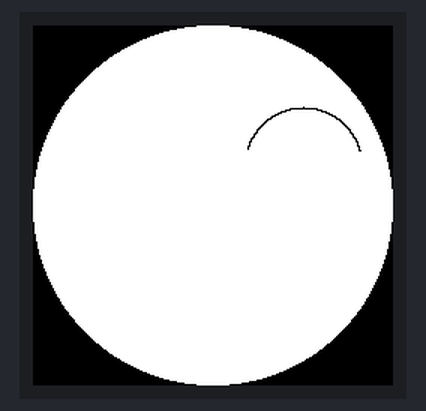
Bench run of a program on a simulated Raspberry Pi Pico running MicroPython. Parts: 240×240 colour display. Library files of the repository ran but are not shown: gc9b72.py, vga1_8x16.py, vga1_bold_16x32.py. At 2.6 s the program stops and its outputs stay as they are.

Above: at 0.71 s.
At 1.6 s:
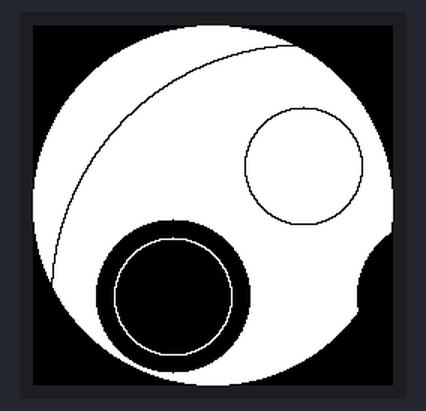
At 2.0 s:
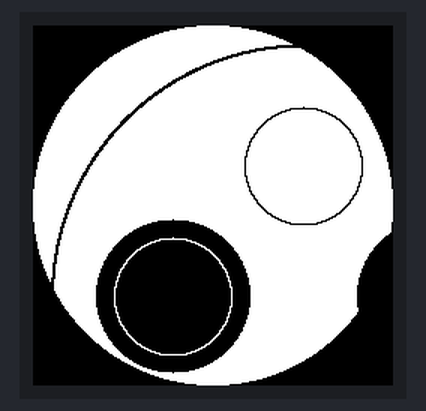
At 2.5 s:
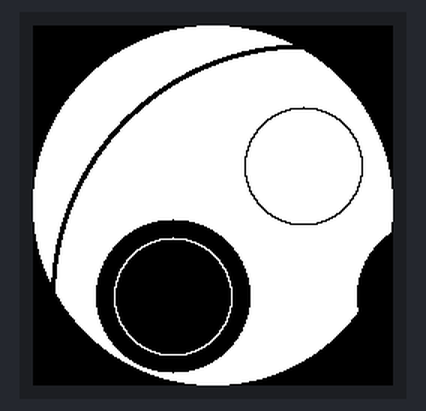

The program:

07-circle.py
```python
# Lab 07: Drawing Circles
# A circle is just an ellipse with equal horizontal and vertical radii,
# so shapes.circle() is a two-line wrapper around shapes.ellipse().
#
# This lab draws all four combinations of background and fill so you can
# compare them at once -- and it is laid out in a diamond rather than a
# 2x2 grid, because the four corners of a 2x2 grid on a round screen are
# exactly the four places you cannot see.
#
# COMING FROM THE SMARTWATCH KIT: RADIUS and OFFSET are that kit's 26 and
# 58 multiplied by 1.5, and the white patch is 12 px wider than its circle
# instead of 8. The ring at the bottom of the file needed no change at all,
# because it was never written as a number -- it asks config for
# SAFE_RADIUS, so it moved from 112 out to 168 by itself. That is the
# argument for naming a constant instead of typing a literal, and this
# port is what makes the argument.

import config
import shapes

display = config.init_display()
WHITE = config.WHITE
BLACK = config.BLACK
NO_FILL = config.NO_FILL
FILL = config.FILL

CENTER_X = config.CENTER_X
CENTER_Y = config.CENTER_Y
RADIUS = 39                 # 26 on the smartwatch kit
OFFSET = 87                 # 58 on the smartwatch kit
PATCH = 12                  # 8 on the smartwatch kit -- how much wider the
                            # white background patch is than the circle on it

display.fill(BLACK)

# top: white circle outline on black
shapes.circle(display, CENTER_X, CENTER_Y - OFFSET, RADIUS, WHITE, NO_FILL)

# bottom: white filled circle on black
shapes.circle(display, CENTER_X, CENTER_Y + OFFSET, RADIUS, WHITE, FILL)

# left: black circle outline on a white patch
shapes.circle(display, CENTER_X - OFFSET, CENTER_Y, RADIUS + PATCH,
              WHITE, FILL)
shapes.circle(display, CENTER_X - OFFSET, CENTER_Y, RADIUS, BLACK, NO_FILL)

# right: black filled circle on a white patch
shapes.circle(display, CENTER_X + OFFSET, CENTER_Y, RADIUS + PATCH,
              WHITE, FILL)
shapes.circle(display, CENTER_X + OFFSET, CENTER_Y, RADIUS, BLACK, FILL)

# The one shape a round display was made for: a ring that follows the rim.
# Three pixels thick rather than the smartwatch kit's two -- one pixel is
# the same physical hairline it always was, but it now has to read across
# a 50% wider circle.
shapes.ring(display, CENTER_X, CENTER_Y, config.SAFE_RADIUS, WHITE, 3)

# Things to try:
#
# 1. Push OFFSET from 87 up to 120 and run it again. The circles start
#    crossing the safe ring, and each one loses its outer edge first. The
#    two with white patches cross it before the other two do, because a
#    patch reaches PATCH pixels further out than the circle drawn on it.
#    Keep pushing and they leave the glass entirely.
#
# 2. Work out the largest RADIUS a circle at OFFSET=87 can have before it
#    touches the safe ring. (Add the two numbers and compare with
#    config.SAFE_RADIUS.) Check your answer on the glass. Then do it again
#    for the two circles that sit on a patch, which need RADIUS + PATCH to
#    fit instead of RADIUS.
#
# 3. config.SAFE_RADIUS is an estimate, not a measurement -- it was scaled
#    from the smartwatch kit's panel and has not been checked against this
#    bezel. The ring this lab draws is the measuring tool: look at it on
#    real hardware and nudge SAFE_RADIUS in config.py in or out until the
#    ring just clears the rim. Every other lab in the kit inherits your
#    answer.
```

config.py
```python
# Hardware configuration for the sw-gc9b72 kit: a Raspberry Pi Pico wired to
# a 2.1" 360x360 round GC9B72 SPI display.
#
# Every numbered lab in this folder imports this file instead of repeating
# pin numbers, so the whole kit only needs to be described in one place.
#
# The display's silkscreen reads "Driver IC: GC9B72, Resolution: 360x360" --
# the 640x640 figure on some AliExpress listings for this panel is wrong.

from machine import Pin, SPI
import gc9b72
from gc9b72 import color565

WIDTH = 360
HEIGHT = 360

# Pico + bare GC9B72 module, on SPI0.
#
# The 10-pad breakout reads (left to right): GND VCC SDA SCL RST DC CS BL
# SDO TE. Only 8 of those are wired -- SDO (read-back) and TE (frame
# tearing sync) are not used by this driver and left unconnected.
#
#   Module pin   Pico pin   Wire color
#   ----------   --------   ----------
#   SCL / CLK    GP2        orange
#   SDA / MOSI   GP3        yellow
#   RST          GP4        green
#   DC           GP5        blue
#   CS           GP6        purple
#   BL           GP7        gray
#   VCC          3V3        red
#   GND          GND        black
SPI_ID = 0
SCK_PIN = 2
MOSI_PIN = 3
RST_PIN = 4
DC_PIN = 5
CS_PIN = 6
BL_PIN = 7

# GP25 is the onboard LED on a Raspberry Pi Pico. Lab 00 blinks it.
LED_PIN = 25

# Two momentary push buttons on free GPIO. Each button's other leg goes to
# GND, and PULL_UP holds the pin at 1 until a press pulls it to 0.
#
# GP14 and GP15 are the first free pins above the display's GP2-GP7 block,
# and they are the same pair the smartwatch kit lists for a Pico on a
# breadboard. Labs 13 and up read them.
#
# An UNCONNECTED pull-up pin reads 1 forever, which is exactly what "not
# pressed" looks like -- so a button lab with no buttons wired does not
# crash, it just sits on its first screen and never advances. If a lab
# seems frozen, check the wiring before you check the code.
BUTTON_A_PIN = 14
BUTTON_B_PIN = 15

# Conservative first-bring-up speed -- but READ THE NEXT PARAGRAPH before
# you try to raise it, because "nudge it up and see" does not work here.
#
# THE NUMBER YOU ASK FOR IS ALMOST NEVER THE NUMBER YOU GET. The RP2040
# derives its SPI clock by dividing the peripheral clock, and MicroPython
# rounds DOWN to the nearest rate it can actually produce. Measured on a
# Pico running MicroPython 1.28, the peripheral clock is 48 MHz, so the
# only rungs on the ladder near the top are 48/6, 48/4 and 48/2:
#
#     you ask for      you get
#     10_000_000        8_000_000
#     16_000_000       12_000_000
#     20_000_000       12_000_000
#     23_000_000       12_000_000
#     24_000_000       24_000_000   <- the ceiling on this chip
#     48_000_000       24_000_000
#
# Between 12 and 24 MHz there is NOTHING. Asking for 20 quietly hands you
# 12 and you never find out, which is exactly the sort of bug that makes
# an optimization look like it did nothing. To read back what you really
# got, print the SPI object -- its repr() carries the true baud rate:
#
#     from machine import Pin, SPI
#     print(SPI(0, baudrate=24_000_000, sck=Pin(2), mosi=Pin(3)))
#
# WHAT IT BUYS. Measured with eye-scanner-sprite.py, which sends 4,712
# bytes per frame in 2 calls, on a Pico with 20 cm ribbon cables:
#
#      8 MHz    8.1 ms per frame     6.7 Mbit/s delivered
#     12 MHz    6.9 ms per frame    10.1 Mbit/s delivered
#     24 MHz    4.6 ms per frame    20.2 Mbit/s delivered
#
# The delivered rate is about 84% of the wire rate at every rung, so the
# clock is real -- this is not a knob that only looks like it does
# something. See spi-cost.py, which measures all of this on your board.
#
# 24 MHz is what this kit now ships at, confirmed working on 20 cm ribbon
# cables with no speckling or tearing. If your own wiring is longer or
# messier and you see speckled pixels or torn frames, step down to
# 12_000_000 -- and remember there is no rung between 12 and 24, so
# anything you type in between just gives you 12.
BAUDRATE = 24_000_000

# RGB565: five bits of red, six of green, five of blue, packed into 16
# bits. color565(red, green, blue) builds any color from three ordinary
# 0-255 values, and it is re-exported above so labs can use config.color565().
BLACK = 0x0000
WHITE = 0xFFFF
RED = 0xF800
GREEN = 0x07E0
BLUE = 0x001F
YELLOW = 0xFFE0
CYAN = 0x07FF
MAGENTA = 0xF81F

# Fill flags for shapes.ellipse() / shapes.poly() -- outline vs. solid.
NO_FILL = 0
FILL = 1

# The geometry of a round screen. The driver addresses a 360x360 square,
# but only the circle inscribed in it is visible -- draw in the corners
# and you're spending SPI bytes on pixels under the bezel that no one
# will ever see.
CENTER_X = WIDTH // 2       # 180
CENTER_Y = HEIGHT // 2      # 180
RADIUS = WIDTH // 2         # 180 -- the physical edge of the glass

# A starting estimate, not a measurement: scaled from the smartwatch
# kit's GC9A01 panel (SAFE_RADIUS = RADIUS - 8 out of a 120 px radius),
# not yet confirmed against this panel's actual bezel. Look at
# shapes.ring(display, CENTER_X, CENTER_Y, SAFE_RADIUS, ...) on real
# hardware and nudge this in or out until the ring just clears the rim.
SAFE_RADIUS = 168


def inside_circle(x, y, margin=0):
    """True if (x, y) is somewhere you will actually be able to see it.

    Use this when placing something near the rim and you're not sure
    whether the bezel will eat it."""
    dx = x - CENTER_X
    dy = y - CENTER_Y
    limit = SAFE_RADIUS - margin
    return dx * dx + dy * dy <= limit * limit


# Fonts live in lib/ alongside the driver. Like the GC9A01 driver, this one
# has no built-in font -- text() takes a font MODULE as its first argument.
import vga1_8x16 as SMALL_FONT       # 8 x 16 -- 45 characters across
import vga1_bold_16x32 as BIG_FONT   # 16 x 32 -- 22 characters across

_backlight = None


def init_display():
    """Start the SPI bus and the GC9B72. Returns the display object."""
    global _backlight

    spi = SPI(SPI_ID, baudrate=BAUDRATE,
              sck=Pin(SCK_PIN), mosi=Pin(MOSI_PIN))

    _backlight = Pin(BL_PIN, Pin.OUT)

    return gc9b72.GC9B72(
        spi,
        dc=Pin(DC_PIN, Pin.OUT),
        cs=Pin(CS_PIN, Pin.OUT),
        reset=Pin(RST_PIN, Pin.OUT),
        backlight=_backlight,
        rotation=0)


def set_backlight(on):
    """Turn the backlight on or off. Returns True -- this board always has
    a software-controlled BL pin, unlike some bare GC9A01 modules."""
    _backlight.value(1 if on else 0)
    return True


def init_buttons():
    """Set up both push buttons. Returns (button_a, button_b).

    PULL_UP means each pin idles at 1 and reads 0 while pressed, so the
    labs test for `button.value() == 0`."""
    button_a = Pin(BUTTON_A_PIN, Pin.IN, Pin.PULL_UP)
    button_b = Pin(BUTTON_B_PIN, Pin.IN, Pin.PULL_UP)
    return button_a, button_b
```

Source omitted: shapes.py (8824 bytes)

Measured:
- what the display in image 1 shows lasts 0.5 s, from 1.5 s to 2.0 s
- what the display in image 2 shows lasts 0.4 s, from 2.0 s to 2.4 s
